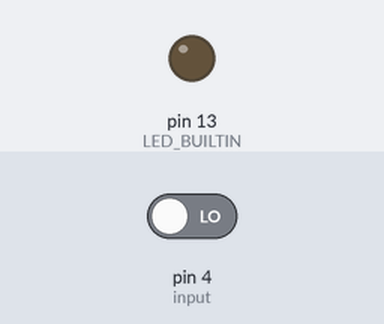
Recording of a sketch running on a simulated Arduino Uno, built with avr-gcc and run on an emulated ATmega328P. Shown: output pins drawn as LEDs (lit = HIGH). The test bench sets the inputs (shaded band); at power-on: pin 4 (input) LOW.

Above: at 1.2 s.
1.3 s: pin 4 (input) driven HIGH
At 2.5 s:
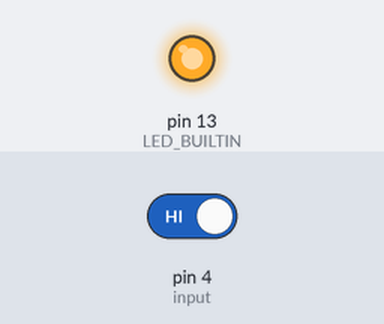
2.8 s: pin 4 (input) driven LOW
At 3.8 s:
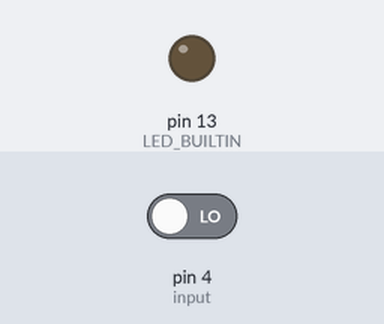
Timing chart, 0 to 5.8 s (numbered marks = the images above; inputs shaded):
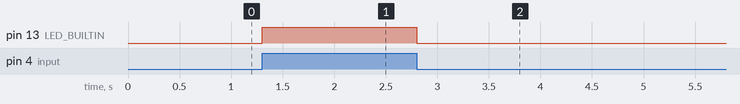

The sketch:

leoUnPinYloMuestroEnElLed_01.ino
```cpp
#define input 4


void setup() {
  // put your setup code here, to run once:
  pinMode(input, INPUT);
  pinMode(LED_BUILTIN, OUTPUT);
}

void loop() {
  // put your main code here, to run repeatedly:

  boolean estado = digitalRead(input);

  digitalWrite(LED_BUILTIN, estado);


}
```

Measured:
- after the input at 1.3 s, pin 13 (LED_BUILTIN): LOW → HIGH at once
- after the input at 2.8 s, pin 13 (LED_BUILTIN): HIGH → LOW at once
